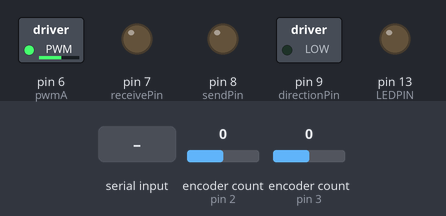
Simulated run of this sketch. Board: Arduino Uno, built with avr-gcc and run on an emulated ATmega328P. Parts: switched loads named in the sketch (green lamp = pin HIGH), output pins drawn as LEDs (lit = HIGH). The test bench sets the inputs (shaded band); at power-on: encoder count (sensors on pin 2, pin 3) 0. Pins used as bus, display or sensor lines are not drawn; what the sketch prints to the serial monitor is not drawn.

Above: at 1.2 s.
1.3 s: byte 2 (2) received over Serial
At 2.5 s:
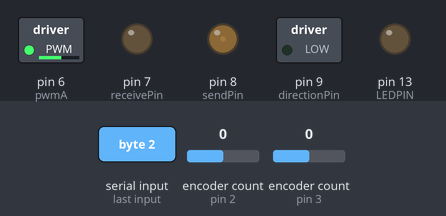
2.8 s: byte 1 (1) received over Serial
At 3.9 s:
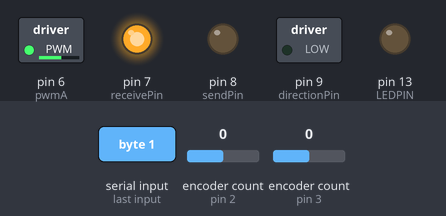
Timing chart, 0 to 5.8 s (numbered marks = the images above; inputs shaded):
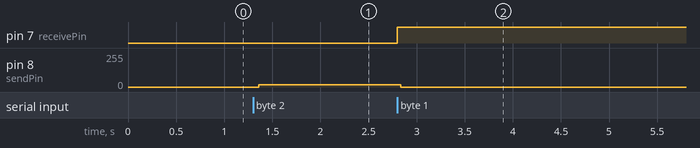

The sketch:

open_loop_two_encoders.ino
```cpp
#if defined(ARDUINO) && ARDUINO >= 100
#include "Arduino.h"
#else
#include "WProgram.h"
#endif
//#include <Servo.h>
//#include <digitalWriteFast.h>  // library for high performance reads and writes by jrraines
                               // see http://www.arduino.cc/cgi-bin/yabb2/YaBB.pl?num=1267553811/0
                               // and http://code.google.com/p/digitalwritefast/

#include <Encoder.h>

// Change these pin numbers to the pins connected to your encoder.
//   Best Performance: both pins have interrupt capability
//   Good Performance: only the first pin has interrupt capability
//   Low Performance:  neither pin has interrupt capability
Encoder enc0(2, 4);
Encoder enc1(3, 5);

//#include <avr/io.h>
//#include <avr/interrupt.h>
#define LEDPIN 13

// It turns out that the regular digitalRead() calls are too slow and bring the arduino down when
// I use them in the interrupt routines while the motor runs at full speed creating more than
// 40000 encoder ticks per second per motor.

// Quadrature encoders
//!#define encoderPinA 2
//!#define encoderPinB 4
//!#define isrPin 5
#define sendPin 8
#define receivePin 7
#define triggerPin 12
#define directionPin 9

int analogPin = 0;
int accel = 0;

//  encoder
//#define c_EncoderInterrupt 3
//#define c_EncoderPinA 3
//#define c_EncoderPinB 5
volatile bool _EncoderBSet;
volatile long _EncTicks0 = 0;
volatile long _EncTicks1 = 0;

int n;
int n2;
int nIn, nOut, nISR;
int v1, v2;
#define offset 141

int inByte;
int outByte;

int fresh;
bool send_ser;


//Servo _Servo;  // create servo object to control right motor
//Servo _LeftServo;  // create servo object to control left motor

//int potpin = 0;  // analog pin used to connect the potentiometer
//int val;    // variable to read the value from the analog pin


int pwmA = 6;//3           // the pin that the LED is attached to
int brightness = 0;    // how bright the LED is
int fadeAmount = 5;    // how many points to fade the LED by

//unsigned char MSB = 0;  // 1 byte in Arduino
//unsigned char LSB = 0;  // 1 byte  in Arduino

void setup()
{
  Serial.begin(115200);

  send_ser = false;

  //_Servo.attach(2);  // attaches the servo on specified pin to the servo object
  //_LeftServo.attach(3);  // attaches the servo on specified pin to the servo object

  pinMode(pwmA, OUTPUT);
  pinMode(directionPin, OUTPUT);
  digitalWrite(directionPin, LOW);

  // Quadrature encoders
  // Left encoder
  //!pinMode(encoderPinA, INPUT);
  //!pinMode(encoderPinB, INPUT);
  //!pinMode(isrPin, OUTPUT);
  pinMode(sendPin, OUTPUT);
  pinMode(receivePin, OUTPUT);
  pinMode(triggerPin, OUTPUT);

  //if send pin will be different from isrpin, then we need to set up
  //its output mode as well
  //pinMode(sendPin, OUTPUT);
  //!digitalWrite(isrPin, LOW);
  digitalWrite(receivePin, LOW);
  digitalWrite(triggerPin, LOW);
  digitalWrite(sendPin, LOW);
  // turn on pullup resistors
  //!digitalWrite(encoderPinA, HIGH);
  //!digitalWrite(encoderPinB, HIGH);

  // encoder pin on interrupt 0 (pin 2)
  //!attachInterrupt(0, doEncoder, RISING);

  Serial.print("open loop two encoders 3/26/15");
  Serial.print("\n");
  n = 0;
  n2 = 0;
  nIn = 0;
  nOut = 0;
  nISR = 0;
  inByte = 0;
  outByte = 0;
  fresh = 0;
  v1 = offset;
  v2 = 0;//offset;
  send_ser = false;

  //---------------------------
  //
  // Timer Interrupt stuff
  //
  //---------------------------
  pinMode(LEDPIN, OUTPUT);
  // initialize Timer1
  cli();          // disable global interrupts
  TCCR1A = 0;     // set entire TCCR1A register to 0
  TCCR1B = 0;     // same for TCCR1B

  // set compare match register to desired timer count:
  OCR1A = 90;//serial test 1 - roughly 150 Hz
  //OCR1A = 80;//serial test 2 - roughly 175 Hz
  //OCR1A = 65;//serial test 3 - roughly 200Hz


  // turn on CTC mode:
  TCCR1B |= (1 << WGM12);

  // Set CS10 and CS12 bits for 1024 prescaler:
  TCCR1B |= (1 << CS10);
  TCCR1B |= (1 << CS12);

  // enable timer compare interrupt:
  TIMSK1 |= (1 << OCIE1A);

  pinMode(12, OUTPUT); //Initiates Motor Channel A pin
  pinMode(9, OUTPUT); //Initiates Brake Channel A pin

  analogWrite(pwmA, offset);

  //----------------------------
  //
  // Attempting fast PWM
  //
  //----------------------------
  //the 2 lines below work well
  TCCR0A = _BV(COM0A1) | _BV(COM0B1) | _BV(WGM00);
  TCCR0B = _BV(CS00);
  ////TCCR0B = _BV(CS01);
  ////TCCR0B |= (1 << CS11);
  //// enable global interrupts:
  sei();
}

unsigned char getsecondbyte(int input){
    unsigned char output;
    output = (unsigned char)(input >> 8);
    return output;
}


int reassemblebytes(unsigned char msb, unsigned char lsb){
    int output;
    output = (int)(msb << 8);
    output += lsb;
    return output;
}

int readtwobytes(void){
    unsigned char msb, lsb;
    int output;
    int iter = 0;
    while (Serial.available() <2){
      iter++;
      if (iter > 1e5){
	break;
      }
    }
    msb = Serial.read();
    lsb = Serial.read();
    output = reassemblebytes(msb, lsb);
    return output;
}

void SendTwoByteInt(int intin){
    unsigned char lsb, msb;
    lsb = (unsigned char)intin;
    msb = getsecondbyte(intin);
    Serial.write(msb);
    Serial.write(lsb);
}


void loop()
{
  //val = analogRead(potpin);            // reads the value of the potentiometer (value between 0 and 1023)
  //val = map(val, 0, 1023, 0, 179);     // scale it to use it with the servo (value between 0 and 180)

  //_Servo.write(val);
  //_LeftServo.write(val);

  //Serial.print("main loop print");
  //Serial.print("\n");

  //delay(10);
  //analogWrite(pwmA, brightness);

  //digitalWrite(12, HIGH); //Establishes forward direction of Channel A
  digitalWrite(12, LOW); //Establishes forward direction of Channel A
  digitalWrite(9, LOW);   //Disengage the Brake for Channel A

  //delay(10);

  if (Serial.available() > 0) {
    digitalWrite(receivePin, HIGH);
    // get incoming byte:
    //If using the Arudino Serial Monitor, you need to subtract '0' to offset the ASCII code by 48 (I think)
    inByte = Serial.read();
    if (inByte == 1){
      //main control case
      send_ser = true;
      nIn = readtwobytes();
      v1 = readtwobytes();
      v1 += offset;
    }
    else if (inByte == 2){
      //start new test
      //!_EncTicks0 = 0;
      //enc0.write(0);
      //enc1.write(0);
      send_ser = true;
      digitalWrite(triggerPin, HIGH);
      nISR = -1;
      v1 = offset;
    }
    else if (inByte == 3){
      send_ser = false;
      v1 = offset;
      digitalWrite(triggerPin, LOW);
    }
    else if (inByte == 4){
      //reset encoders
      enc0.write(0);
      enc1.write(0);
    }
    else if (inByte == 5){
      _EncTicks0 = enc0.read();
      _EncTicks1 = enc1.read();
      SendTwoByteInt(_EncTicks0);
      SendTwoByteInt(_EncTicks1);
      Serial.write(10);
    }
    digitalWrite(receivePin, LOW);
  }

  if (fresh > 0){
    fresh = 0;
    if (send_ser){
      //send_ser = false;
      digitalWrite(sendPin, HIGH);
      SendTwoByteInt(nISR);
      SendTwoByteInt(v1);
      _EncTicks0 = enc0.read();
      _EncTicks1 = enc1.read();
      SendTwoByteInt(_EncTicks0);
      SendTwoByteInt(_EncTicks1);
      Serial.write(10);
      digitalWrite(sendPin, LOW);
    }
    if (nISR > 30000){
      send_ser = false;
      v1 = offset;
      digitalWrite(triggerPin, LOW);
    }
  }
}

// Interrupt service routines for the right motor's quadrature encoder
//void doEncoder()
//{
//  // Test transition; since the interrupt will only fire on 'rising' we don't need to read pin A
//  n++;
//
//  _EncoderBSet = digitalRead(encoderPinB);   // read the input pin
//
//  // and adjust counter + if A leads B
//  if (_EncoderBSet){
//    _EncTicks0 ++;
//  }
//  else {
//    _EncTicks0 --;
//  }
//}

ISR(TIMER1_COMPA_vect)
{
  //digitalWriteFast(isrPin, HIGH);
  //!digitalWrite(isrPin, HIGH);
  nISR++;
  nOut = v1*v1;
  if ( v1 < 0 ){
    digitalWrite(directionPin, HIGH);
    analogWrite(pwmA, -v1);
  }
  else{
    digitalWrite(directionPin, LOW);
    analogWrite(pwmA, v1);
  }
  //analogWrite(pwmA, v1);
  //accel = analogRead(analogPin);
  fresh = 1;
  //!digitalWrite(isrPin, LOW);
}
```

Measured:
- after the input at 1.3 s, pin 8 (sendPin): 0/255 → 16/255 after 0.06 s
- after the input at 2.8 s, pin 7 (receivePin): LOW → HIGH at once; pin 8 (sendPin): 16/255 → 0/255 at once
